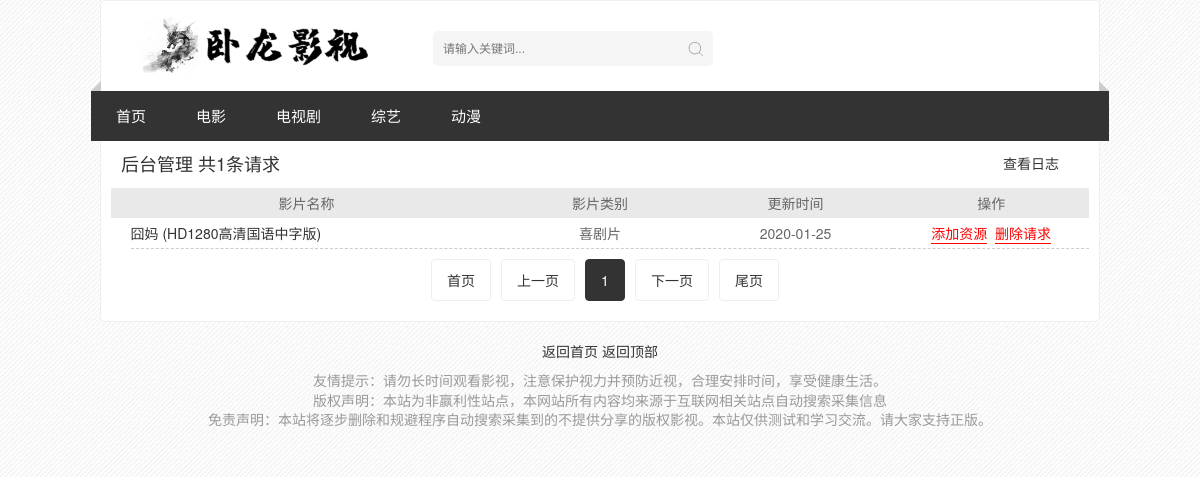
/video/admin/, run on an earlier commit of the app's database.
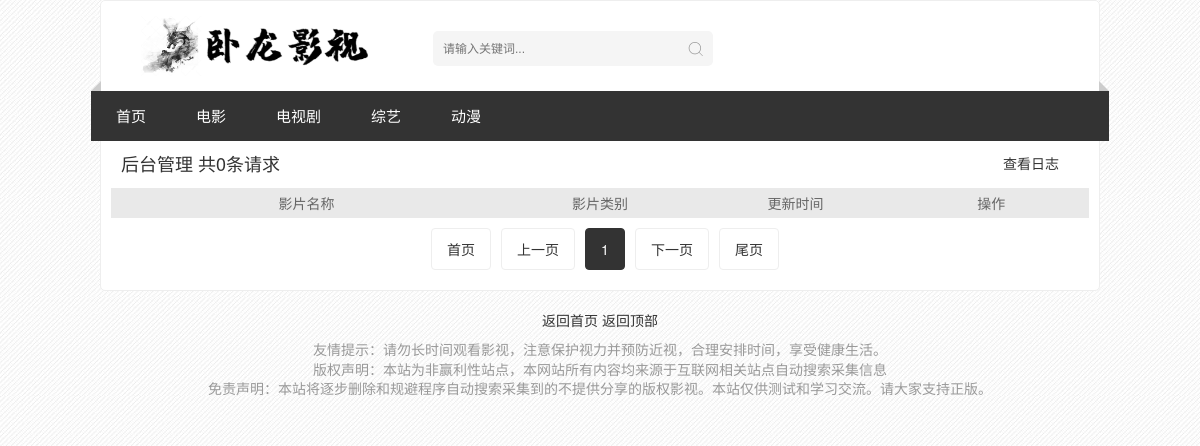
And on a later commit of the database.
### video/models.py (models this page shows)
class RequestList(models.Model):
    vod_id = models.CharField(max_length=8, unique=True)  # 视频id
    vod_name = models.CharField(max_length=16)    # "警察日记"
    list_name = models.CharField(max_length=16)  # "剧情片"
    vod_continu = models.CharField(max_length=32)
    vod_addtime = models.CharField(max_length=32)
    is_add = models.IntegerField()

### video/views.py (the view)
# urls.py: path('admin/', admin.site.urls),
def admin(request):     # 管理页面
    page_index = int(request.GET.get('page')) if request.GET.get('page') else 1
    data_list = load_request_data()
    data_count = len(data_list)
    page = Page('/video/admin/?page=', page_index, data_count//24 + 1)
    page_str = page.page_str()
    if page_index < data_count//24 + 1:
        start_index = (page_index-1)*24
        end_index = page_index*24
    elif page_index == data_count//24 + 1:
        start_index = (page_index-1)*24
        end_index = data_count
    else:
        return HttpResponse('请求错误')
    request_list = data_list[start_index:end_index]
    return render(request, 'video_admin.html', {
        "request_list": request_list,
        'page_str': page_str,
        "data_count": data_count
    })

### video/func/db_handler.py (called while the page is built)
def load_request_data():  # 从数据库获取数据
    result = models.RequestList.objects.all().values()
    return result

### templates/video_admin.html (shortened to what this page needs)
{% extends "video_layout.html" %}
{% block main %}
<div class="stui-pannel clearfix pt-0">
    <div class="stui-pannel__head clearfix">
        <h3 class="title" style="display: inline;">
            后台管理&nbsp;共{{ data_count }}条请求
        </h3>
        <a href="/video/admin/view_log/" style="float: right;margin-right: 20px;">查看日志</a>
    </div>
    <div class="video_list">
        <ul>
            <li>
                <span style="float: left;width: 40%;background: #e9e9e9;">影片名称</span>
                <span style="float: left;width: 20%;background: #e9e9e9;">影片类别</span>
                <span style="float: right;width: 20%;background: #e9e9e9;">操作</span>
                <span style="float: right;width: 20%;background: #e9e9e9;">更新时间</span>
            </li>
        </ul>
        {% for item in request_list %}
        <ul>
            <li>
                <span style="margin-left: 2%;float: left;width: 38%;text-align: left;border-bottom: 1px dashed #CCC;">
                    <a href="http://www.zuidazy2.com/?m=vod-detail-id-{{ item.vod_id }}.html" target="_blank">
                        <span>{{ item.vod_name}}</span>
                        <span>{{ item.vod_continu}}</span>
                    </a>
                </span>
                <span style="float: left;width: 20%;border-bottom: 1px dashed #CCC;">{{ item.list_name}}</span>
                <span style="float: right;width: 20%;border-bottom: 1px dashed #CCC;">
                    {% if item.is_add == 0 %}
                    <a href="javascript:void(0)" class="add_btn"
                        style="color: red;border-bottom:red 1px solid;">添加资源</a>&nbsp;
                    {% else %}
                    <a href="javascript:void(0)" class="add_btn"
                        style="color: grey;border-bottom:grey 1px solid;">添加资源</a>&nbsp;
                    {% endif %}
                    <a href="javascript:void(0)" class="del_btn"
                        style="color: red;border-bottom:red 1px solid;">删除请求</a>
                </span>
                <span style="float: right;width: 20%;border-bottom: 1px dashed #CCC;">{{ item.vod_addtime}}</span>
            </li>
        </ul>
        {% endfor%}
        <ul class="stui-page text-center clearfix">
            {{ page_str }}
        </ul>
    </div>
</div>
{% endblock %}

### templates/video_layout.html (shortened to what this page needs)
<!DOCTYPE html>
<html lang="zh-cn">
<head>
    <link rel="stylesheet" href="/static/stui_default.css" type="text/css">
</head>
<body>
    <div class="container">
        <div class="row">
            <div class="stui-header__top clearfix">
                <div class="stui-header__logo">
                    <a class="logo" href="/video/"></a>
                </div>
                <div class="stui-header__search">
                    <form class="ff-search" id="search" name="search" action="/video/search/" method="post" data-sid="0"
                        data-limit="10">
                        <input class="ff-wd form-control" type="text" id="wd" name="wd" value="" placeholder="请输入关键词..."
                            autocomplete="off">
                        <button class="submit" type="submit" name="submit"></button>
                    </form>
                </div>
            </div>
            <nav class="stui-header__menu clearfix" data-dir="#nav-index">
                <span class="more hidden-xs"></span>
                <ul class="clearfix">
                    <li id="nav-"><a href="/video/">首页</a></li>
                    <li id="nav-dianying"><a href="/video/type/1/">电影</a></li>
                    <li id="nav-dianshiju"><a href="/video/type/2/">电视剧</a></li>
                    <li id="nav-dongman"><a href="/video/type/3/">综艺</a></li>
                    <li id="nav-zongyi"><a href="/video/type/4/">动漫</a></li>
                    <li style="float:right;">
                        <a href="/video/admin/">&nbsp;</a>
                    </li>
                </ul>
            </nav>
            {% block main %}{% endblock %}
        </div>
    </div>
    <div class="stui-foot clearfix">
        <p>
        <a href="/video/">返回首页</a>
        <a href="javascript:scroll(0, 0)">返回顶部</a>
        </p>
        <div class="hidden-xs">友情提示：请勿长时间观看影视，注意保护视力并预防近视，合理安排时间，享受健康生活。<br>
    版权声明：本站为非赢利性站点，本网站所有内容均来源于互联网相关站点自动搜索采集信息<br>
    免责声明：本站将逐步删除和规避程序自动搜索采集到的不提供分享的版权影视。本站仅供测试和学习交流。请大家支持正版。</div>
    </div>
</body>
</html>

### static/stui_default.css (style rules this page uses)
html { height: 100%; }
body { margin: 0; background: url(./img/bg_icon.jpg); font-family:'Helvetica Neue', 'STHeiti', '微软雅黑', 'Microsoft YaHei', Helvetica,Arial,sans-serif; font-size:14px; line-height: 140%; color: #666; }
ul, ol, li,dt,dd { margin:0; padding:0; list-style:none; }
p { margin:0 0 10px; }
input { outline: medium none; outline: none; -webkit-tap-highlight-color: rgba(0, 0, 0, 0); }
* { -webkit-box-sizing:border-box; -moz-box-sizing:border-box; box-sizing:border-box }
:after,:before { -webkit-box-sizing:border-box; -moz-box-sizing:border-box; box-sizing:border-box }
.container { width: 1000px; position: relative; padding-right: 15px; padding-left: 15px; margin: 0 auto 0; }
.row { position: relative; margin-right: -15px; margin-left: -15px; background-color: #fff; border-radius: 5px; border: 1px solid #eee; }
.container:before,.container:after,.row:before,.row:after,.clearfix:before, .clearfix:after { display: table; content: " "; clear: both; }
h3 { font-size:18px; line-height: 24px; }
h1,h2,h3,h4,h5,h6 { font-weight: 400; margin-top:10px; margin-bottom:10px }
a,button { text-decoration:none; outline:none; -webkit-tap-highlight-color:rgba(0,0,0,0) }
a,h1, h2, h3, h4, h5, h6 { color: #333333; }
.text-center { text-align: center; }
.stui-header__top { position: relative; height: 90px; padding: 0 20px; }
.stui-header__logo { float:left; margin-right: 30px; }
.stui-header__logo { width: 282px; margin-top:15px }
.stui-header__logo .logo { display:block; width:282px; height:60px; background:url(./img/dragon.png) no-repeat;background-position:50% 50%;background-size:contain }
.stui-header__menu { position:relative; margin:0 -10px 10px -10px; background-color: #333; color: #fff; }
.stui-header__menu:before { content: ""; position: absolute; top: -10px; right: 0; width:0; height:0; border-width: 10px 0 0 10px; border-style:solid; border-color: transparent transparent transparent #ccc; }
.stui-header__menu:after { content: ""; position: absolute; top: -10px; left: 0; width:0; height:0; border-width: 0 0 10px 10px; border-style:solid; border-color:transparent transparent #ccc transparent; }
.stui-header__menu li { float:left; }
.stui-header__menu li a { display:inline-block; padding: 15px 25px; font-size:15px; color: #fff; }
.stui-header__menu .more { position: absolute; top: 0; right: 0; padding: 15px 20px; color: #999; }
.stui-header__search { float:left; position:relative; width:280px; margin-top: 30px; }
.stui-header__search .form-control { display:block; width:100%; height:35px; padding:6px 45px 6px 10px; font-size:12px; line-height:32px; border-radius: 5px; transition:border-color ease-in-out .15s,box-shadow ease-in-out .15s; background-color:#f5f5f5; color: #999; border: 0; }
.stui-header__search .submit { display:block; position:absolute; top: 0; right: 0; width:35px; height:35px; border: 0; cursor: pointer; background: url(./img/icon_seacrh.png) center no-repeat; }
.stui-pannel { position: relative; margin-bottom: 10px; padding: 10px; overflow: hidden; }
.stui-pannel:before { content: " "; position: absolute; left: 20px; bottom: 0; right: 0; width: 100%; height: 1px; border-bottom: 1px solid #eee; }
.stui-pannel:last-child { margin-bottom: 0; border-bottom: 0; }
.stui-pannel:last-child:before { display: none; }
.stui-pannel__head { padding: 0 10px; margin-bottom: 10px; line-height: 25px; }
.stui-pannel__head .title { margin: 0; }
.stui-page,.stui-page-text { margin: 10px 0; }
.stui-page li { display:inline-block;margin-left:10px }
.stui-page li .num,.stui-page li a { display:inline-block;padding:5px 15px;border-radius: 4px; background-color: #fff; border: 1px solid #eee; }
.stui-page li.active a,.stui-page li.disabled a { background-color: #333; border: 1px solid #333; color: #fff; }
.stui-foot { padding: 20px; text-align: center; color: #999; }
.pt-0 { padding-top: 0 !important; }

### templates/video_admin.html (style rules this page uses)
.video_list li { display: inline; height: 30px; text-align: center; line-height: 30px; }

What changed in the data, as far as the page shows it:
removed RequestList: vod_name "囧妈", vod_continu "(HD1280高清国语中字版)", list_name "喜剧片", is_add "添加资源", vod_addtime "2020-01-25"
Also different on the page:
{{ data_count }}: "1" → "0"
